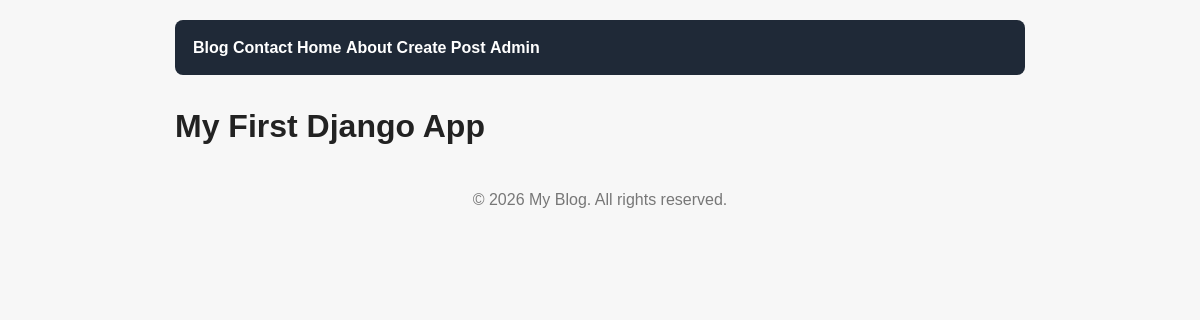
The app's page /post_list/, older data.
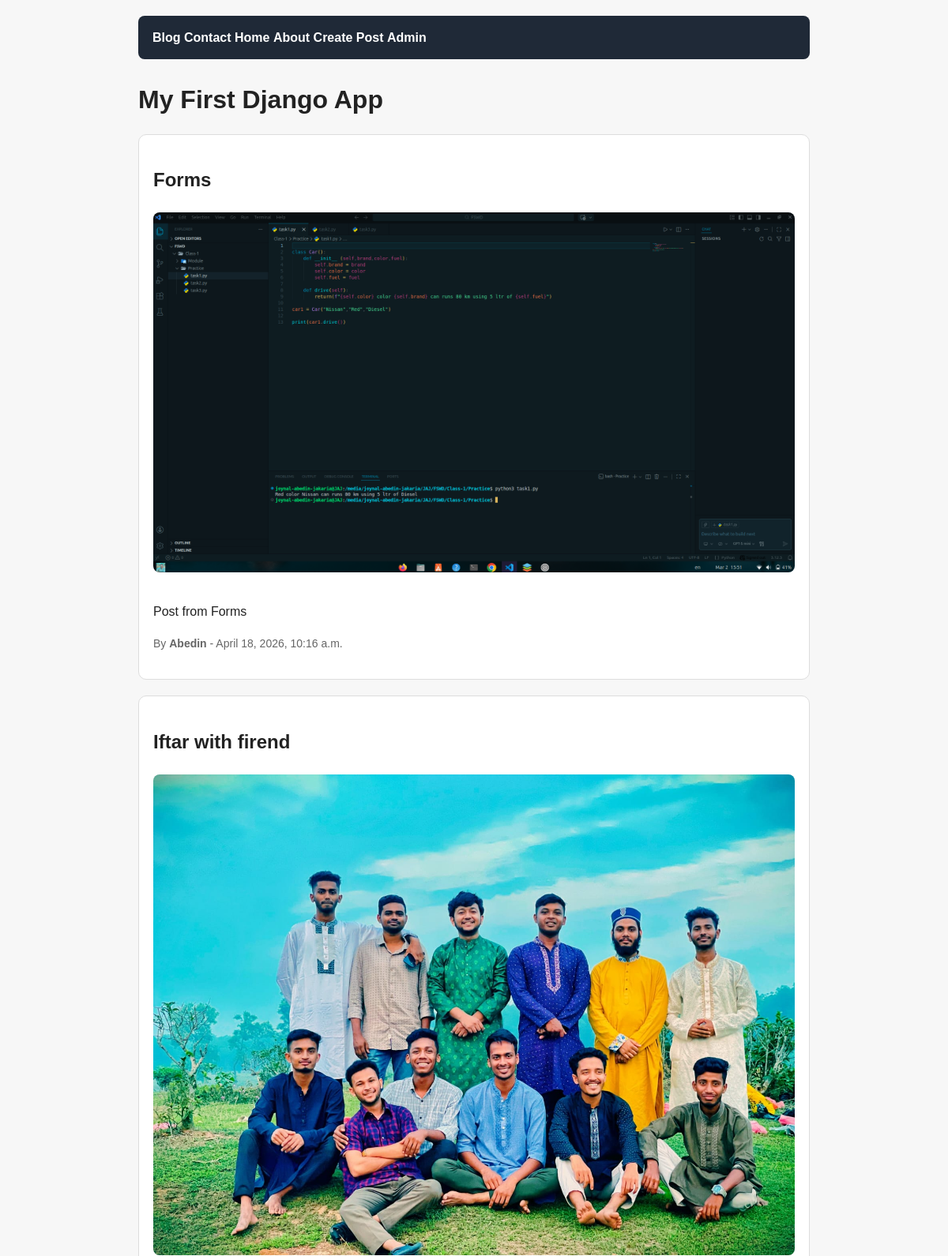
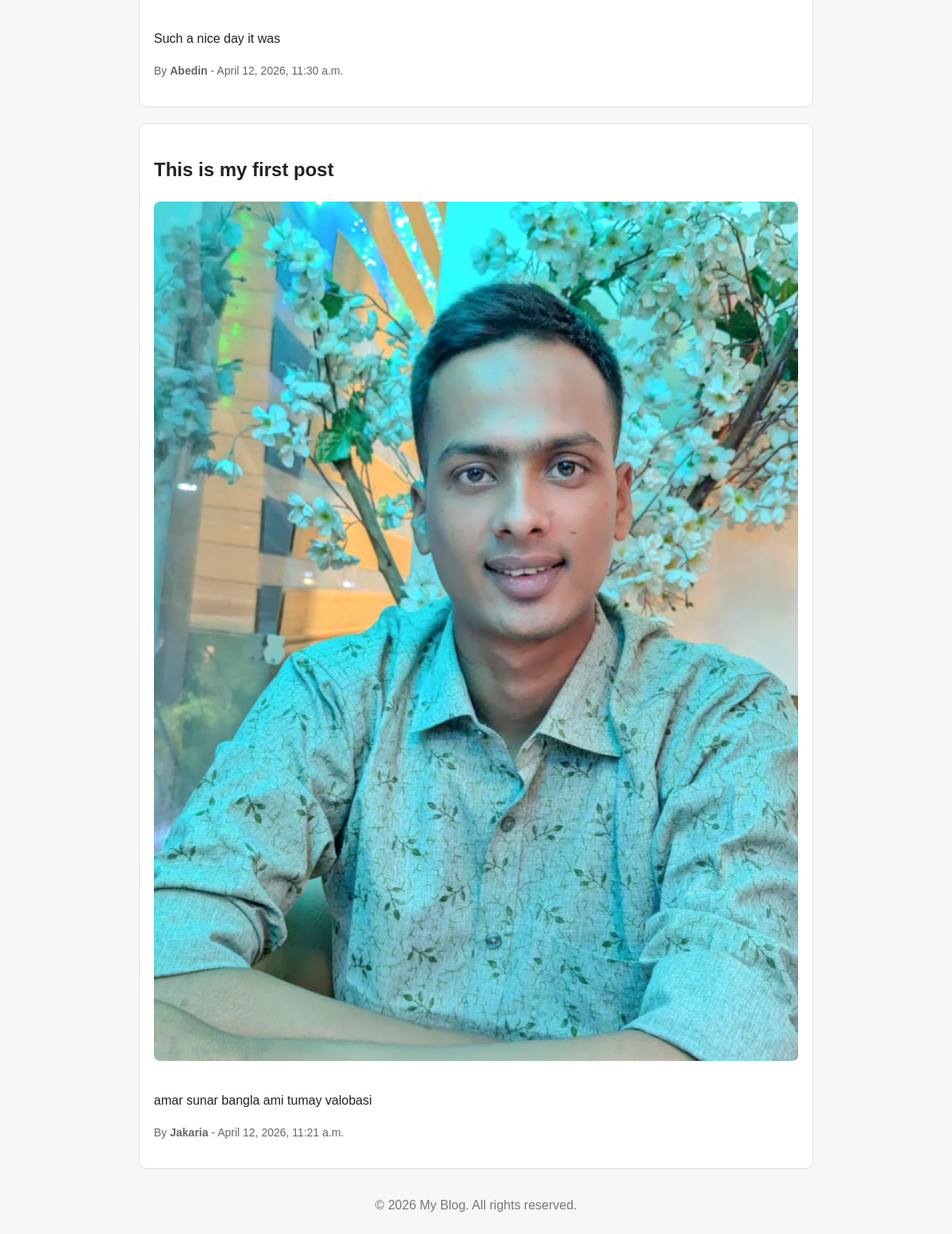
The same page, newer data (2 pictures, top to bottom).
### blog/models.py (models this page shows)
class post(models.Model):
    title = models.CharField(max_length=200)
    body = models.TextField()
    cover_image = models.ImageField(upload_to='post_covers/', blank=True, null=True)
    author = models.CharField(max_length=100)
    created_at = models.DateTimeField(auto_now_add=True)
    is_published = models.BooleanField(default=False)

### blog/views.py (the view)
# urls.py: path('post_list/',views.post_list, name='post_list'),
def post_list(request):
    posts = post.objects.filter(is_published = True).order_by("-created_at")
    context ={
        'posts': posts,
    }
    return render(request, 'blog/post_list.html', context)

### blog/templates/blog/post_list.html (shortened to what this page needs)
{% extends 'blog/base.html' %}
{% block content %}
    <h1>My First Django App</h1>
    {% for post in posts %}
    <div class="post-card">
        <h2>{{ post.title}}</h2>
        {% if post.cover_image %}
            <img src="{{ post.cover_image.url }}" alt="{{ post.title }}" class="post-cover">
        {% endif %}
        <p>{{post.body}}</p>
        <p class="post-meta">By <strong>{{post.author}}</strong> - {{post.created_at}}</p>
    </div>
    {% endfor%}
{% endblock %}

### blog/templates/blog/base.html (shortened to what this page needs)
{% load static %}
<!DOCTYPE html>
<html lang="en">
<head>
    <link rel="stylesheet" href="{% static 'blog/style.css' %}">
</head>
<body>
    <nav>
        <a href="{% url 'post_list' %}">Blog</a>
        <a href="{% url 'contact' %}">Contact</a>
        <a href="{% url 'home' %}">Home</a>
        <a href="{% url 'about' %}">About</a>
        <a href="{% url 'post_create' %}">Create Post</a>
        <a href="/admin/">Admin</a>
    </nav>
    <main>
        {% block content %}{% endblock %}
    </main>
    <footer>
        <p>&copy; 2026 My Blog. All rights reserved.</p>
    </footer>
</body>
</html>

### blog/static/blog/style.css (style rules this page uses)
body { font-family: Arial, sans-serif; max-width: 850px; margin: 0 auto; padding: 20px; background-color: #f7f7f7; color: #222; line-height: 1.7; }
nav { background: #1f2937; padding: 14px 18px; border-radius: 8px; margin-bottom: 24px; }
nav a { color: #ffffff; text-decoration: none; font-weight: bold; }
h1 { margin-bottom: 16px; }
.post-card { background: #ffffff; border: 1px solid #ddd; border-radius: 10px; padding: 18px; margin-bottom: 20px; }
.post-meta { color: #666666; font-size: 14px; margin-top: 10px; }
.post-cover { width: 100%; max-height: 280; object-fit: cover; border-radius: 8px; margin-bottom: 12px; }
footer { margin-top: 32px; color: #777777; text-align: center; }

Row changes from the older to the newer data that the page shows:
added post: title "Forms", cover_image (picture), body "Post from Forms", author "Abedin", created_at "April 18, 2026, 10:16 a.m."
now on this page (row edited): post: title "Iftar with firend", cover_image (picture), body "Such a nice day it was", author "Abedin", created_at "April 12, 2026, 11:30 a.m."
now on this page (row edited): post: title "This is my first post", cover_image (picture), body "amar sunar bangla ami tumay valobasi", author "Jakaria", created_at "April 12, 2026, 11:21 a.m."
